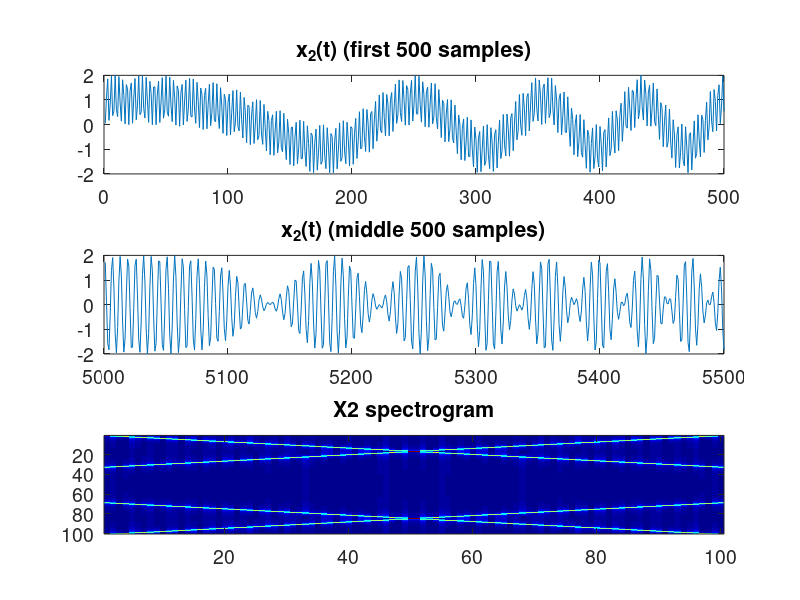

Write the MATLAB code that produced this figure.
% file: e9_2_chirps3.m  % chirp sounds 
clear; close all; set(0,'defaultfigureposition',[100,100,700,900]);set(0,'defaultAxesFontSize',14);
X2=cos([1:10000].*[1:10000]/10000)+cos([10000:-1:1].*[10000:-1:1]/10000); % ascending and descending tones
figure, 
 subplot(3,1,1), plot(X2(1:500)),title('x_2(t) (first 500 samples)'),
 subplot(3,1,2), plot(5001:5500,X2(5001:5500)),title('x_2(t) (middle 500 samples)'),
 subplot(3,1,3), imagesc(abs(fft(reshape(X2,100,100)))),colormap(jet), title('X2 spectrogram');
soundsc(X2, 10000);  % for fun, try playing at some other sample freqs like 5000